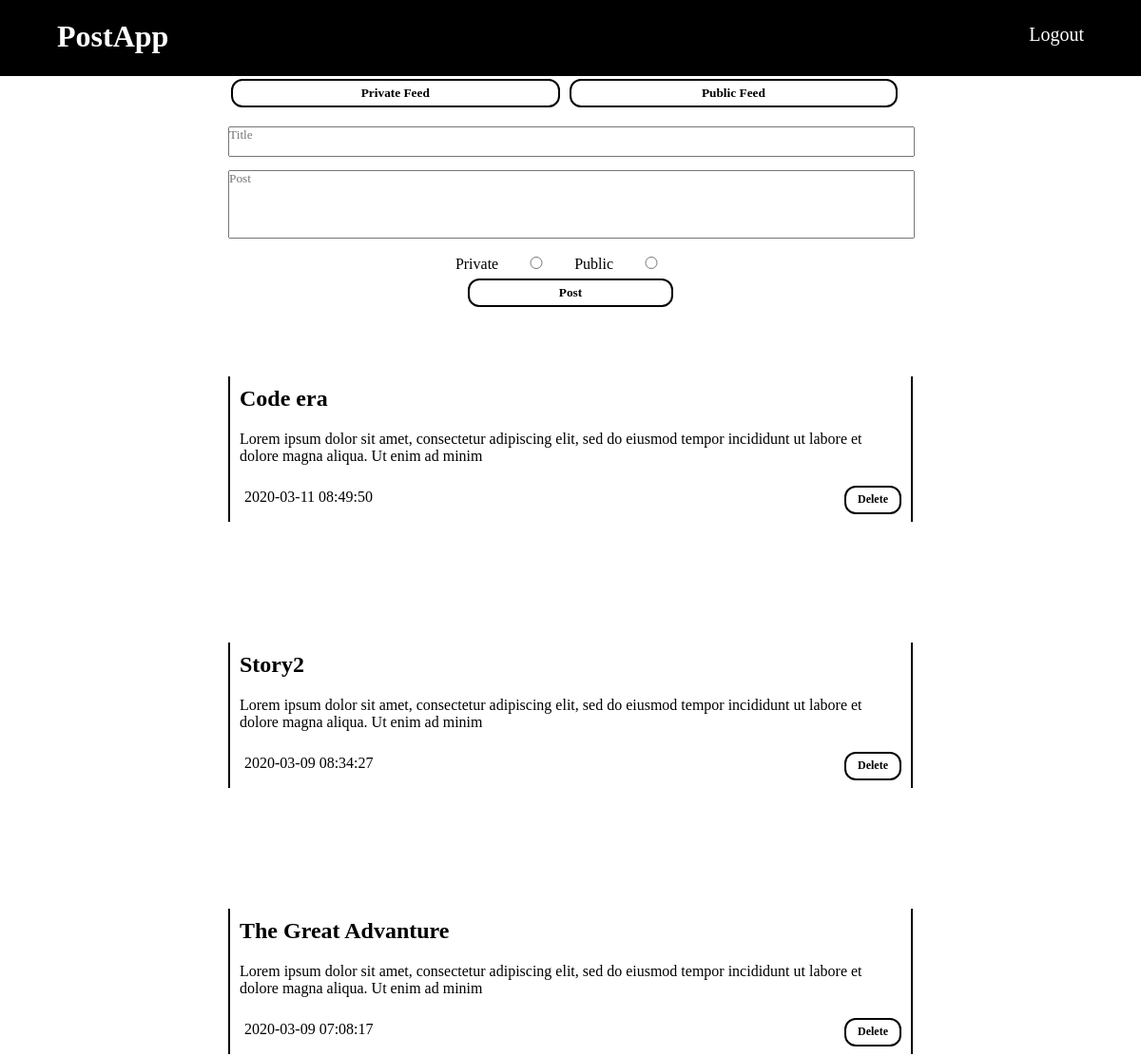
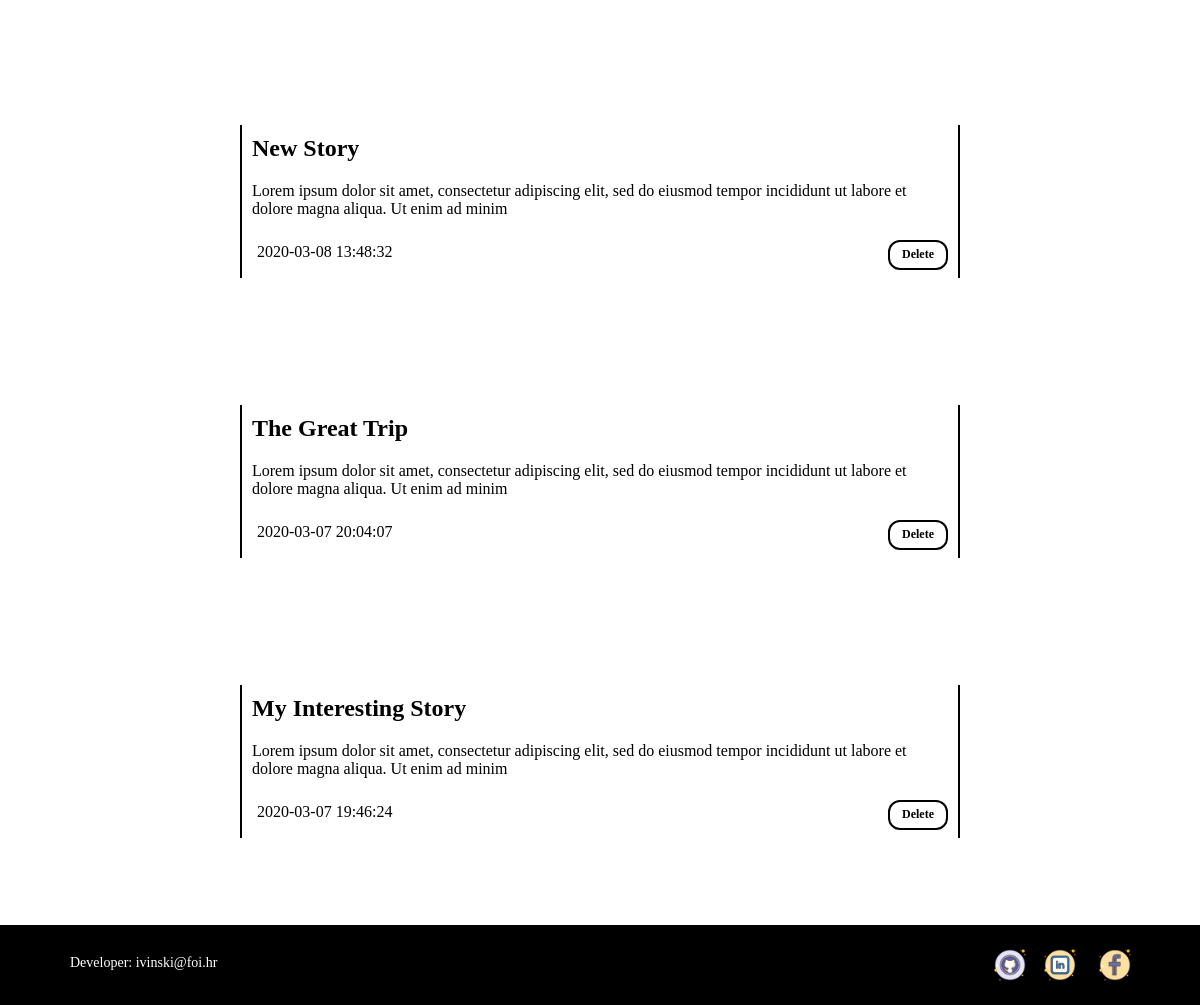
Page /main/main.php?username=admin on the committed database (2 pictures, top to bottom).
### tables this page shows
CREATE TABLE `users` (
  `user_id` int(11) NOT NULL,
  `username` varchar(30) NOT NULL,
  `email` varchar(30) NOT NULL,
  `password` varchar(100) NOT NULL
);

CREATE TABLE `posts` (
  `post_id` int(11) NOT NULL,
  `postTitle` varchar(30) NOT NULL,
  `postText` varchar(140) NOT NULL,
  `time` timestamp NOT NULL DEFAULT current_timestamp(),
  `public` tinyint(1) NOT NULL,
  `user_id` int(11) NOT NULL
);

### databaseHandler.php (called while the page is built, shortened)
<?php
  function getUserID($conn, $username){
    $sql = "SELECT user_id FROM postapp.users WHERE username='".$username."'";
    $result = $conn->query($sql);
    $userID = $result->fetch_all();
    return $userID[0][0];
  }
  function getUserPostsCount($conn, $userID){
    $sql = "SELECT COUNT(*) FROM postapp.posts WHERE user_id='".$userID."'";
    $result = $conn->query($sql);
    $postCount = $result->fetch_all();
    return $postCount[0][0];
  }
  function getUserPosts($conn, $userID){
    $sql = "SELECT * FROM postapp.posts WHERE user_id='".$userID."'";
    $result = $conn->query($sql);
    $posts = $result->fetch_all();
    return $posts;
  }
?>

### main/main.php (the view, shortened to what this page needs)
<!DOCTYPE html>
<html lang="en" dir="ltr">
  <head>
    <link rel="stylesheet" href="main.css">
    <link rel="stylesheet" href="https://cdnjs.cloudflare.com/ajax/libs/toastr.js/latest/css/toastr.min.css">
  </head>
  <body>
    <header>
      <div class="container" id="logoContainer">
        <h1>PostApp</h1>
      </div>
      <div class="container" id="navContainer">
        <a href="../index.php?logout=true">Logout</a>
      </div>
    </header>
    <div class="tab">
      <button class="tablinks active" onclick="switchFeeds(event, 'privateFeed')">Private Feed</button>
      <button class="tablinks" onclick="switchFeeds(event, 'publicFeed')">Public Feed</button>
    </div>
    <div id="privateFeed" class="tabcontent">
      <div id="mainPrivateContainer">
        <section class="formContainer">
          <form name="postForm" action="./main.php" method="post" onsubmit="return validatePostsForm()">
            <textarea type="text" name="title" id="titleInput" placeholder="Title" required><?php if(isset($_SESSION["title"])){echo $_SESSION["title"];} ?></textarea><br>
            <textarea type="text" name="text" id="textInput" placeholder="Post" required><?php if(isset($_SESSION["text"])){echo $_SESSION["text"];} ?></textarea><br>
            <label for='private' class="bool">Private</label>
            <input type='radio' id='private' name='bool' value='private' class="bool">
            <label for='public' class="bool">Public</label>
            <input type='radio' id='public' name='bool' value='public' class="bool"><br>
            <button type="submit" name="postPost">Post</button>
          </form>
        </section>
        <?php
          include "../databaseHandler.php";
          $conn = connectDB("localhost", "root", "");
          $userID = getUserID($conn, $_SESSION["username"]);
          $postCount = getUserPostsCount($conn, $userID);
          $posts = getUserPosts($conn, $userID);
          for($i = $postCount - 1; $i >= 0; $i--){
            echo "<section class='postsContainer'>
              <div class='titleContainer'><h1 class='postTitle'>".$posts[$i][1]."</h1></div>
              <div class='textContainer'><p class='postText'>".$posts[$i][2]."</p></div>
              <div class='timestampContainer'><p class='time'>".$posts[$i][3]."</p>
                <form class='' action='./main.php' method='post'>
                  <input type='hidden' value='".$posts[$i][0]."' name='deleteInput' id='deleteInput'>
                  <button type='submit' name='deleteButton' id='deleteButton'>Delete</button>
                </form>
              </div>
            </section>";
          }
         ?>
      </div>
    </div>
    <footer>
      <div class="container">
        <p>Developer: ivinski@foi.hr</p>
      </div>
      <div class="container">
        <img src="../img/facebookIcon.png" alt="facebook"></img>
        <a href="https://hr.linkedin.com/in/ivanvinski"><img src="../img/linkedInIcon.png" alt="linkedIn"></img></a>
        <a href="https://github.com/VinsTheOne"><img src="../img/gitHubIcon.png" alt="gitHub"></img></a>
      </div>
    </footer>
  </body>
</html>

### main/main.css (style rules this page uses)
* { margin: 0; padding: 0; font-family: verdana; }
body { height: 100%; width: 100%; overflow: auto; padding-bottom: 20vh; }
header { background-color: black; width: 100%; height: 10vh; position: fixed; z-index: 1; display: grid; grid-template-columns: 1fr 1fr; }
header .container { position: relative; width: 80%; height: 50%; margin: auto; }
#logoContainer { color: white; font-weight: bold; }
#navContainer { text-align: right; }
#navContainer a { position: relative; text-decoration: none; color: white; font-size: 20px; height: 100%; top: 5px; -webkit-transition-duration: 0.6s; transition-duration: 0.6s; }
.tab { position: relative; top: 10vh; width: 30%; margin: auto; }
.tab button { margin: 3px; width: 48%; }
.tabcontent { position: relative; display: none; top: 10vh; }
#privateFeed { display: block; }
.formContainer { position: relative; width: 30%; margin: auto; height: 30vh; }
form { position: relative; top: 5%; width: 100%; text-align: center; }
input { width: 100%; }
#titleInput { position: relative; width: 100%; height: 30px; margin: 5px 0 5px 0; padding: 0; resize: none; }
#textInput { position: relative; height: 70px; width: 100%; margin: 5px 0 5px 0; padding: 0; text-align: left; resize: none; }
.bool { display: inline; width: 10%; margin: 10px 0px 10px 0px; font-family: verdana; }
button { width: 30%; height: 30px; margin: auto; position: relative; border-radius: 12px; border: 2px solid black; font-weight: bold; background-color: white; -webkit-transition-duration: 0.6s; transition-duration: 0.6s; }
.postsContainer { position: relative; height: 35vh; width: 30%; margin: auto; top: 5vh; text-align: left; }
section div { border-left: 2px solid black; border-right: 2px solid black; padding: 10px; }
.timestampContainer { display: grid; grid-template-columns: 1fr 1fr; }
.timestampContainer p { padding: 5px; }
#deleteButton { position: relative; width: 60px; float: right; padding: 5px; font-size: 12px; }
footer { background-color: black; width: 100%; height: 10vh; position: fixed; bottom: 0; z-index: 1; display: grid; grid-template-columns: 1fr 1fr; }
footer .container { width: 80%; height: 50%; margin: auto; }
footer .container p { color: white; padding: 10px; font-size: 14px; }
footer .container img, footer .container a { height: 40px; width: 40px; float: right; margin: 0px 5px 0px 5px; }
@media only screen and (max-width: 1200px) { .postsContainer, .formContainer, .tab { width: 60%; } }

### rows in the picture
users: i "Code era", i "Lorem ipsum dolor sit amet, consectetur adipiscing elit, sed do eiusmod tempor incididunt ut labore et dolore magna aliqua. Ut enim ad minim", i "2020-03-11 08:49:50"
posts: postTitle "Story2", postText "Lorem ipsum dolor sit amet, consectetur adipiscing elit, sed do eiusmod tempor incididunt ut labore et dolore magna aliqua. Ut enim ad minim", time "2020-03-09 08:34:27"
posts: postTitle "The Great Advanture", postText "Lorem ipsum dolor sit amet, consectetur adipiscing elit, sed do eiusmod tempor incididunt ut labore et dolore magna aliqua. Ut enim ad minim", time "2020-03-09 07:08:17"
posts: postTitle "New Story", postText "Lorem ipsum dolor sit amet, consectetur adipiscing elit, sed do eiusmod tempor incididunt ut labore et dolore magna aliqua. Ut enim ad minim", time "2020-03-08 13:48:32"
posts: postTitle "The Great Trip", postText "Lorem ipsum dolor sit amet, consectetur adipiscing elit, sed do eiusmod tempor incididunt ut labore et dolore magna aliqua. Ut enim ad minim", time "2020-03-07 20:04:07"
posts: postTitle "My Interesting Story", postText "Lorem ipsum dolor sit amet, consectetur adipiscing elit, sed do eiusmod tempor incididunt ut labore et dolore magna aliqua. Ut enim ad minim", time "2020-03-07 19:46:24"
